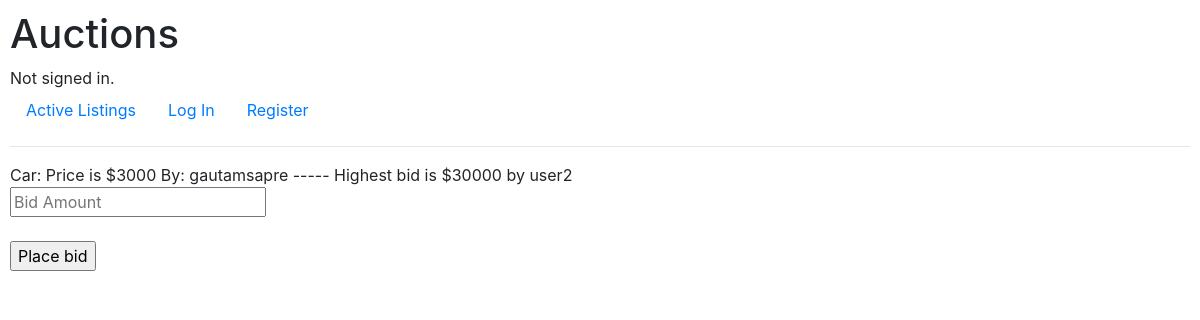
/1/place-bid, run on an earlier commit of the app's database.
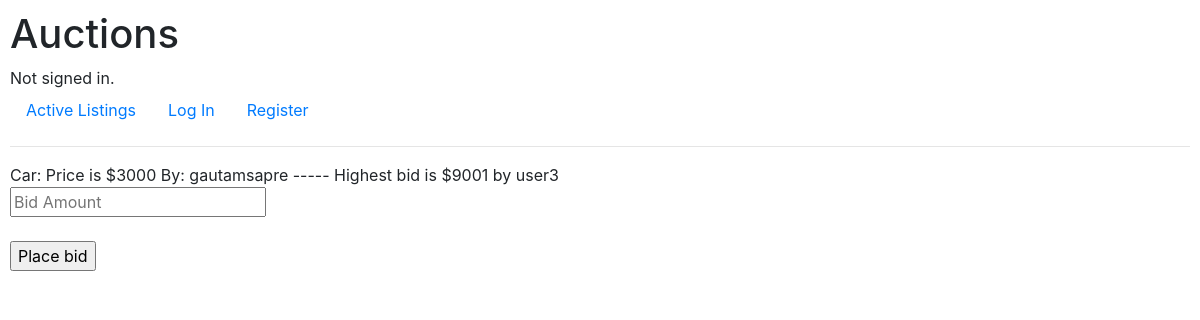
And on a later commit of the database.
### auctions/models.py (models this page shows, shortened)
class listings(models.Model):
    name = models.CharField(max_length = 64)
    price = models.IntegerField()
    user = models.ForeignKey(User, on_delete=models.CASCADE, related_name="active_listings", default = "", null=True)
    highest_bid = models.ForeignKey(bid, on_delete=models.CASCADE, related_name="bids", default = "No current bid", null=True)
    image_file = models.ImageField(upload_to='product_images')
    def __str__(self):
        if self.highest_bid.bid_by.username == "DEFAULT":
            return f"{self.name}: \nPrice is ${self.price} \nBy: {self.user.username} ----- No current bid "
        return f"{self.name}: \nPrice is ${self.price} \nBy: {self.user.username} ----- Highest bid is ${self.highest_bid.bid} by {self.highest_bid.bid_by.username}"

class bid(models.Model):
    bid_by = models.ForeignKey(User, on_delete=models.CASCADE, related_name="bidder", default = "" , null=True)
    bid = models.IntegerField(default = 0)

class User(AbstractUser):
    def __str__(self):
        return f"{self.username}: {self.email}"

### auctions/views.py (the view)
# urls.py: path("<id>/place-bid", views.bider, name="place-bid"),
def bider(request, id):
    return render(request,"auctions/bid.html",{
        "item": listings.objects.get(id=id),
        "lower": False
    })

### auctions/templates/auctions/bid.html (shortened to what this page needs)
{% extends "auctions/layout.html" %}
{% block body %}
    {{item}}
    <form action= "/{{item.id}}/confirm_bid" method = "POST">
            <input type="text" id="amount" placeholder ="Bid Amount" name = "amount"><br><br>
            <input type="submit" value="Place bid">
    </form>
{% endblock %}

What changed in the data, as far as the page shows it:
changed listings: highest_bid+name+price "Car: Price is $3000 By: gautamsapre ----- Highest bid is $30000 by user2" → "Car: Price is $3000 By: gautamsapre ----- Highest bid is $9001 by user3"
